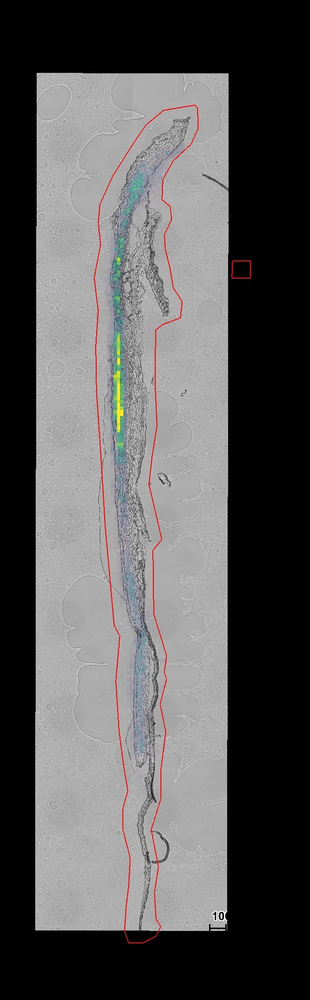
#> input picture notebooks/tm_image.png, 310 x 1000 px, shrunk from 651 x 2100 before the run; the run also reads 1 picture not shown here
$ jupyter execute filtering_images.ipynb
#> lines starting #> are read from the running program, lines starting #| are printed output that depends on the picture; after the words box and inside, x2 and y2 are one past the last pixel; in counts of white or black regions, pixels touching at a corner belong together
[cell 1]
import cv2
import matplotlib.pyplot as plt
import numpy as np

[cell 2]
def show(*image_, save_to: str = ""):
    n_col = len(image_)
    fig, axes = plt.subplots(1, n_col, figsize=(15, 7), squeeze=False)
    for idx, img in enumerate(image_):
        axes[0, idx].imshow(img, interpolation="nearest")
    fig.tight_layout()

    if save_to:
        fig.savefig(save_to)

    fig.show()

[cell 3]
def filter(
    img_hsv_: np.ndarray,
    *,
    threshold_hue_low: np.uint8 = 0,
    threshold_hue_high: np.uint8 = 180,
    threshold_saturation_low: np.uint8 = 0,
    threshold_value_low: np.uint8 = 0,
):
    copy = img_hsv_.copy()
    copy[copy[..., 0] < threshold_hue_low] = 0
    copy[copy[..., 0] > threshold_hue_high] = 0
    copy[copy[..., 1] < threshold_saturation_low] = 0
    copy[copy[..., 2] < threshold_value_low] = 0
    return copy

[cell 4]
def crop(img: np.ndarray):
    mask = np.any(img > 0, axis=2)
    y, x = mask.nonzero()
    try:
        y_slc = slice(y.min(), y.max()+1)
    except ValueError:
        y_slc = slice(None)
    try:
        x_slc = slice(x.min(), x.max()+1)
    except ValueError:
        x_slc = slice(None)

    return img[y_slc, x_slc]

[cell 5]
image_bgr = cv2.imread("tm_image.png")
#> image_bgr is the input picture: shape (1000, 310, 3); mean B, G, R 88.6, 88.6, 89.5
template_bgr = cv2.imread("tm_template.png")

[cell 6]
image_rgb = cv2.cvtColor(image_bgr, cv2.COLOR_BGR2RGB)
template_rgb = cv2.cvtColor(template_bgr, cv2.COLOR_BGR2RGB)

[cell 7]
image_hsv = cv2.cvtColor(image_bgr, cv2.COLOR_BGR2HSV)
#> image_hsv: shape (1000, 310, 3); mean H, S, V 11.5, 4.4, 90.4
template_hsv = cv2.cvtColor(template_bgr, cv2.COLOR_BGR2HSV)

print(f"{image_hsv[..., 2].min()=}")
#> (printed output is left out)
print(f"{image_hsv[..., 2].max()=}")
#> (printed output is left out)
print(f"{template_hsv[..., 2].min()=}")
#> (printed output is left out)
print(f"{template_hsv[..., 2].max()=}")
#> (printed output is left out)
print(f"{image_hsv[..., 0].min()=}")
#> (printed output is left out)
print(f"{image_hsv[..., 0].max()=}")
#> (printed output is left out)
print(f"{template_hsv[..., 0].min()=}")
#> (printed output is left out)
print(f"{template_hsv[..., 0].max()=}")
#> (printed output is left out)

[cell 8]
image_filtered = filter(
    image_hsv,
    threshold_saturation_low=60,
    threshold_hue_low=20,
    threshold_hue_high=110
)
#> in filter, `copy[copy[..., 0] < threshold_hue_low] = 0`: copy: shape (1000, 310, 3); mean H, S, V 11.4, 3.2, 16.5
#> in filter, `copy[copy[..., 0] > threshold_hue_high] = 0`: copy: shape (1000, 310, 3); mean H, S, V 3.5, 1.5, 7.3
#> in filter, `copy[copy[..., 1] < threshold_saturation_low] = 0`: copy: shape (1000, 310, 3); mean H, S, V 0.6, 1, 1.2
image_filtered_rgb = cv2.cvtColor(image_filtered, cv2.COLOR_HSV2RGB)
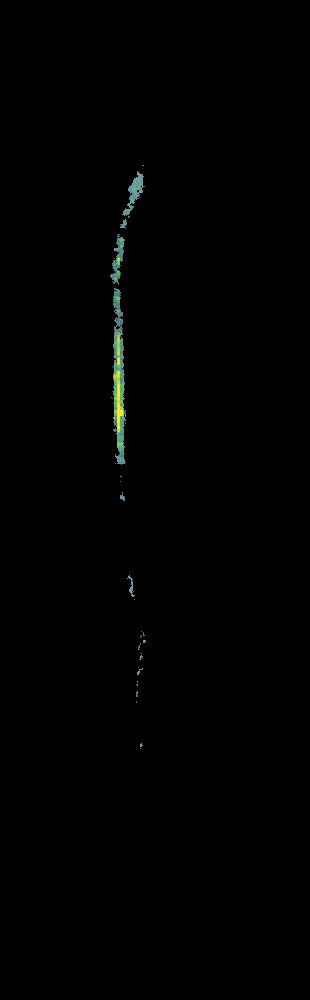
#> image_filtered_rgb: shape (1000, 310, 3); mean R, G, B 0.9, 1.2, 0.9
show(image_rgb, image_filtered_rgb, crop(image_filtered_rgb), save_to="tm_filter_image_3.png")
#> in crop, `mask = np.any(img > 0, axis=2)`:
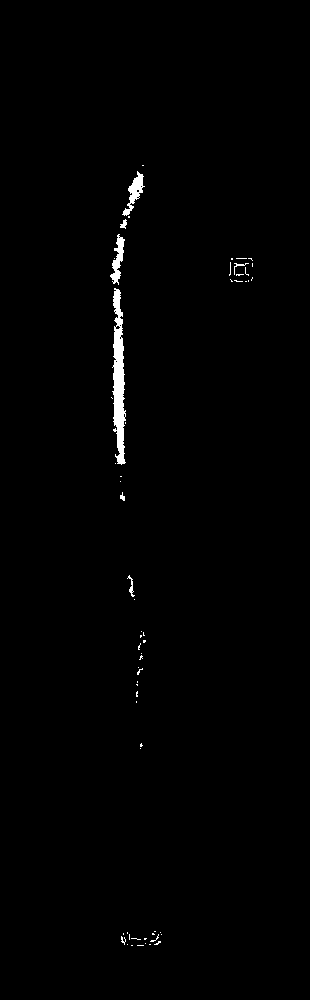
#> mask: shape (1000, 310) bool; 0.84% white; 60 white regions (52 under 20 px), largest, box (x1, y1, x2, y2) and area: (112, 288, 126, 465) 1496, (122, 171, 145, 216) 354, (110, 234, 125, 285) 332
#> in crop, `y, x = mask.nonzero()`: y = 2618 values from 165 to 945; x = 2618 values, max 252 at index 595, min 110 at index 764, mean 127.9
#> in crop, `return img[y_slc, x_slc]`:
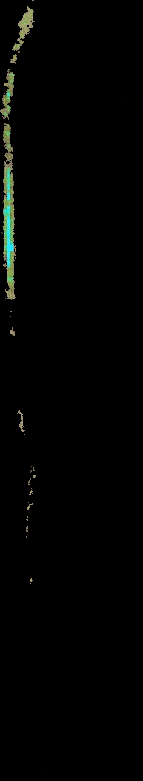
#> returned value: shape (781, 143, 3); mean of channels 0, 1, 2 2.4, 3.4, 2.6; drawn as B, G, R
#> in show, `n_col = len(image_)`: n_col = 3
#> in show, `fig.savefig(save_to)`:
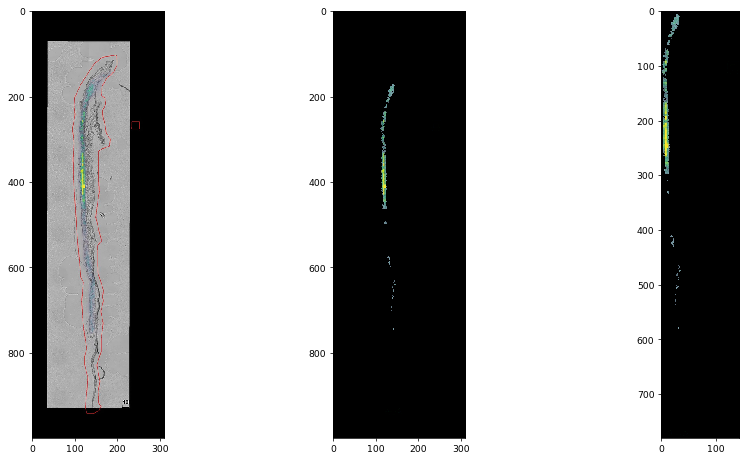
#> figure drawn by matplotlib, 3 panels

[cell 9]
template_filtered = filter(
    template_hsv,
    threshold_hue_high=110
)
show(template_rgb, cv2.cvtColor(template_filtered, cv2.COLOR_HSV2RGB), crop(cv2.cvtColor(template_filtered, cv2.COLOR_HSV2RGB)))
#> call 2 of show, with save_to = ''
#> in show (call 2), `fig.show()`:
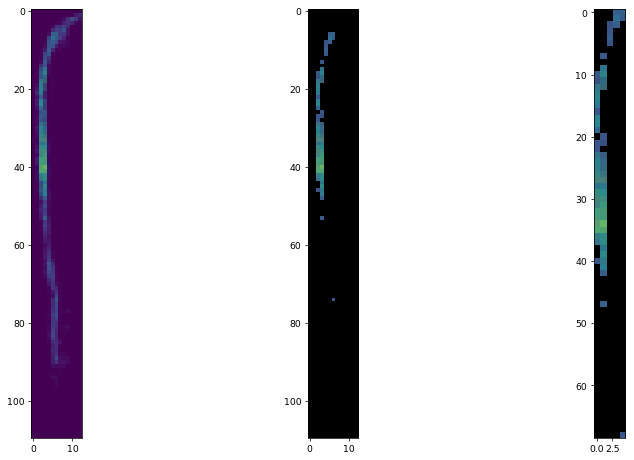
#> figure drawn by matplotlib, 3 panels

[cell 10]
tmp_image = np.ndarray((100, 180, 3), dtype=np.uint8)
for i in range(tmp_image.shape[1]):
    tmp_image[:, i, 0] = i
    tmp_image[:, i, 1] = np.uint8(np.linspace(0, 255, tmp_image.shape[0]))
    tmp_image[:, i, 2] = 255
show(cv2.cvtColor(tmp_image, cv2.COLOR_HSV2RGB))
#> call 3 of show, with save_to = ''
#> in show (call 3), `fig.show()`:
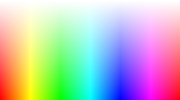
#> shown: shape (100, 180, 3); mean R, G, B 191.1, 191.2, 191.1

[cell 11]
tmp_image = filter(
    tmp_image,
    threshold_saturation_low=60,
    threshold_hue_low=20,
    threshold_hue_high=110
)
show(cv2.cvtColor(tmp_image, cv2.COLOR_HSV2RGB))
#> call 4 of show, with save_to = ''
#> in show (call 4), `fig.show()`:
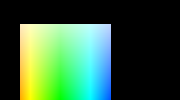
#> shown: shape (100, 180, 3); mean R, G, B 54, 92, 60.8
